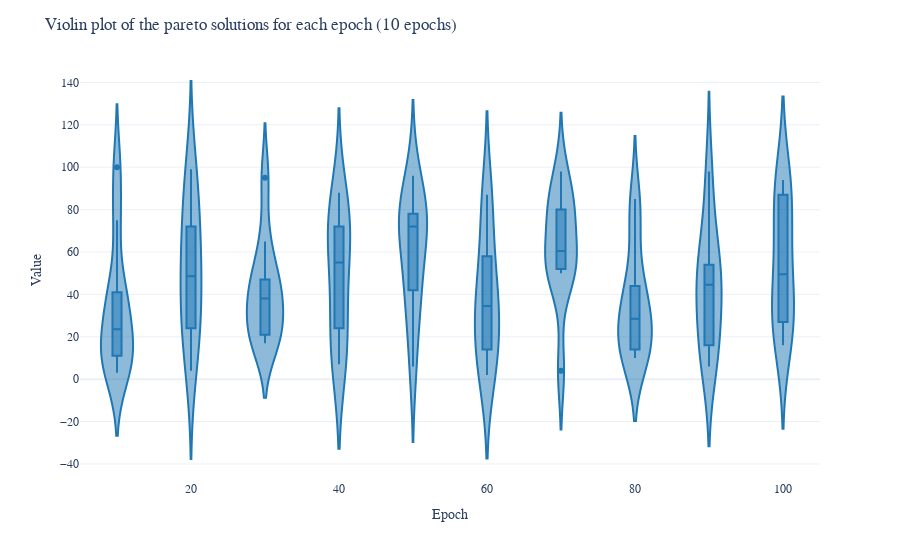

The code cell stored with this chart in its notebook:
### Code cell
def generate_violin_plot(df, title):
    fig = px.violin(df, x="Epoch", y="Value", box=True, hover_data=df.columns, template="plotly_white", color_discrete_sequence=["#1f77b4"])
    fig.update_layout(
        title=title,
        xaxis_title="Epoch",
        yaxis_title="Value",
        font=dict(
            family="Times New Roman",
            size=12,
        )
    ) 
    fig.show()

# generate random values for the pareto solutions for each epoch
def generate_random_values(epochs: int=20):
    values = []
    for i in range(1, epochs+1):
        for j in range(0, 10):
            values.append([i, random.randint(1, 100)])
    return values

# plot the violin
def plot_violin(epochs):
    values = generate_random_values(epochs)
    df = pd.DataFrame(values, columns=["Epoch", "Value"])
    # keep only 10 epochs depending on the number of epochs
    df = df[df["Epoch"] % (epochs // 10) == 0]
    df.to_csv("test2.csv")
    generate_violin_plot(df, "Violin plot of the pareto solutions for each epoch (10 epochs)")

plot_violin(100)

### Figure 1 — Plotly figure (JSON) as saved in the notebook; plotly's stock layout.template omitted (floating-point values rounded to 4 significant figures)
{"data": [{"alignmentgroup": "True", "box": {"visible": true}, "hovertemplate": "Epoch=%{x}<br>Value=%{y}<extra></extra>", "legendgroup": "", "marker": {"color": "#1f77b4"}, "name": "", "offsetgroup": "", "orientation": "v", "scalegroup": "True", "showlegend": false, "type": "violin", "x": [10, 10, 10, 10, 10, 10, 10, 10, 10, 10, 20, 20, 20, 20, 20, 20, 20, 20, 20, 20, 30, 30, 30, 30, 30, 30, 30, 30, 30, 30, 40, 40, 40, 40, 40, 40, 40, 40, 40, 40, 50, 50, 50, 50, 50, 50, 50, 50, 50, 50, 60, 60, 60, 60, 60, 60, 60, 60, 60, 60, 70, 70, 70, 70, 70, 70, 70, 70, 70, 70, 80, 80, 80, 80, 80, 80, 80, 80, 80, 80, 90, 90, 90, 90, 90, 90, 90, 90, 90, 90, 100, 100, 100, 100, 100, 100, 100, 100, 100, 100], "x0": " ", "xaxis": "x", "y": [14, 75, 14, 36, 33, 11, 3, 41, 10, 100, 55, 68, 20, 40, 99, 91, 72, 42, 24, 4, 28, 47, 95, 34, 46, 42, 21, 65, 17, 19, 7, 29, 7, 61, 72, 24, 72, 88, 49, 76, 75, 6, 78, 96, 49, 69, 75, 31, 42, 79, 58, 87, 6, 2, 42, 24, 30, 14, 39, 81, 50, 54, 53, 79, 4, 67, 85, 80, 98, 52, 14, 73, 13, 44, 25, 32, 85, 20, 10, 41, 41, 16, 13, 50, 73, 48, 98, 31, 54, 6, 94, 27, 90, 35, 40, 69, 87, 59, 25, 16], "y0": " ", "yaxis": "y"}], "layout": {"font": {"family": "Times New Roman", "size": 12}, "legend": {"tracegroupgap": 0}, "margin": {"t": 60}, "title": {"text": "Violin plot of the pareto solutions for each epoch (10 epochs)"}, "violinmode": "group", "xaxis": {"anchor": "y", "domain": [0, 1], "title": {"text": "Epoch"}}, "yaxis": {"anchor": "x", "domain": [0, 1], "title": {"text": "Value"}}}}
